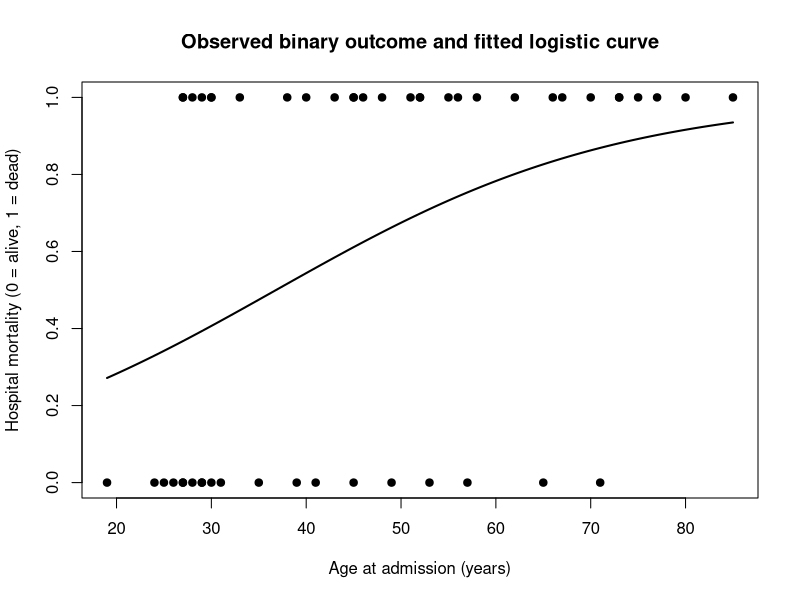
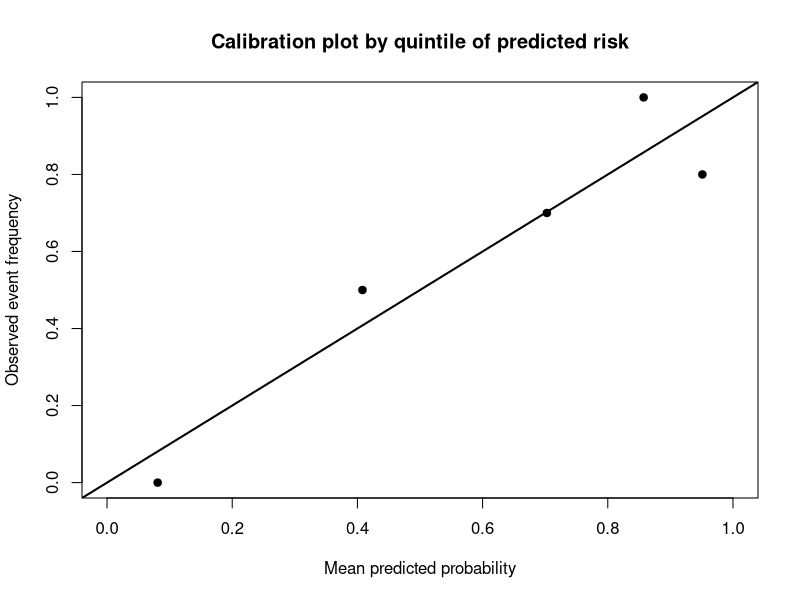

The R source for these figures, in order:
## ---- chunk 1
knitr::opts_chunk$set(
  echo = TRUE,
  message = FALSE,
  warning = FALSE,
  fig.align = "center"
)
## ---- chunk 2
# Install once if necessary:
# install.packages("readxl")

library(readxl)
library(knitr)
## ---- chunk 3
data <- read_excel("data.xlsx", sheet = "Data") 

## ---- chunk 4
# Number of rows and columns.
dim(data)

# Variable names.
names(data)

# First six records.
head(data)
## ---- chunk 5

expected_variables <- c(
  "patient", "age", "saps_3", "creatinine",
  "chronic_kidney_disease", "outcome"
)

analysis_data <- data[, expected_variables]

# Convert continuous variables to numeric.
analysis_data$age <- as.numeric(analysis_data$age)
analysis_data$saps_3 <- as.numeric(analysis_data$saps_3)
analysis_data$creatinine <- as.numeric(analysis_data$creatinine)
analysis_data$chronic_kidney_disease <- factor(
  analysis_data$chronic_kidney_disease,
  levels = c(0, 1),
  labels = c("No", "Yes")
)

# Keep complete observations for this educational demonstration.
analysis_data <- analysis_data[complete.cases(analysis_data), ]
## ---- chunk 6
descriptive_table <- data.frame(
  Characteristic = c(
    "Sample size",
    "Age, mean (SD), years",
    "SAPS 3, mean (SD)",
    "Creatinine, median (IQR), mg/dL",
    "Chronic kidney disease, n (%)",
    "Hospital mortality, n (%)"
  ),
  Value = c(
    nrow(analysis_data),
    paste0(round(mean(analysis_data$age), 1), " (", round(sd(analysis_data$age), 1), ")"),
    paste0(round(mean(analysis_data$saps_3), 1), " (", round(sd(analysis_data$saps_3), 1), ")"),
    paste0(
      round(median(analysis_data$creatinine), 2), " (",
      round(quantile(analysis_data$creatinine, 0.25), 2), " to ",
      round(quantile(analysis_data$creatinine, 0.75), 2), ")"
    ),
    paste0(
      sum(analysis_data$chronic_kidney_disease == "Yes"), " (",
      round(100 * mean(analysis_data$chronic_kidney_disease == "Yes"), 1), "%)"
    ),
    paste0(
      sum(analysis_data$outcome == 1), " (",
      round(100 * mean(analysis_data$outcome == 1), 1), "%)"
    )
  )
)

knitr::kable(descriptive_table, caption = "Descriptive characteristics of the analytic dataset")
## ---- chunk 7
age_only_model <- glm(outcome ~ age, data = analysis_data, family = binomial)

plot(
  analysis_data$age,
  analysis_data$outcome,
  xlab = "Age at admission (years)",
  ylab = "Hospital mortality (0 = alive, 1 = dead)",
  main = "Observed binary outcome and fitted logistic curve",
  pch = 19
)
age_grid <- data.frame(
  age = seq(min(analysis_data$age), max(analysis_data$age), length.out = 100)
)
age_grid$predicted_probability <- predict(
  age_only_model,
  newdata = age_grid,
  type = "response"
)
lines(age_grid$age, age_grid$predicted_probability, lwd = 2)
## ---- chunk 8
unadjusted_model <- glm(
  outcome ~ age,
  data = analysis_data,
  family = binomial
)

unadj_coef <- summary(unadjusted_model)$coefficients
unadj_ci_log <- confint.default(unadjusted_model, level = 0.95)

unadjusted_results <- data.frame(
  Term = rownames(unadj_coef),
  Coefficient_log_odds = unadj_coef[, "Estimate"],
  Standard_error = unadj_coef[, "Std. Error"],
  OR = exp(unadj_coef[, "Estimate"]),
  CI_low = exp(unadj_ci_log[, 1]),
  CI_high = exp(unadj_ci_log[, 2]),
  P_value = unadj_coef[, "Pr(>|z|)"]
)

knitr::kable(unadjusted_results, digits = 4, caption = "Unadjusted logistic regression for hospital mortality")
## ---- chunk 9
adjusted_model <- glm(
  outcome ~ age + saps_3 + creatinine + chronic_kidney_disease,
  data = analysis_data,
  family = binomial
)

adj_coef <- summary(adjusted_model)$coefficients
adj_ci_log <- confint.default(adjusted_model, level = 0.95)

adjusted_results <- data.frame(
  Term = rownames(adj_coef),
  Coefficient_log_odds = adj_coef[, "Estimate"],
  Standard_error = adj_coef[, "Std. Error"],
  OR = exp(adj_coef[, "Estimate"]),
  CI_low = exp(adj_ci_log[, 1]),
  CI_high = exp(adj_ci_log[, 2]),
  P_value = adj_coef[, "Pr(>|z|)"]
)

knitr::kable(adjusted_results, digits = 4, caption = "Adjusted logistic regression for hospital mortality")
## ---- chunk 10
age_beta <- coef(adjusted_model)["age"]
age_se <- summary(adjusted_model)$coefficients["age", "Std. Error"]

age_10_year_table <- data.frame(
  Measure = "Adjusted odds ratio for age per 10-year increase",
  OR = exp(10 * age_beta),
  CI_low = exp(10 * (age_beta - 1.96 * age_se)),
  CI_high = exp(10 * (age_beta + 1.96 * age_se))
)

knitr::kable(age_10_year_table, digits = 3, caption = "Age effect rescaled to a 10-year increase")
## ---- chunk 11
new_patients <- data.frame(
  age = c(45, 65, 80),
  saps_3 = c(35, 55, 75),
  creatinine = c(0.9, 1.3, 2.0),
  chronic_kidney_disease = factor(c("No", "No", "Yes"), levels = c("No", "Yes"))
)

new_patients$predicted_probability <- predict(
  adjusted_model,
  newdata = new_patients,
  type = "response"
)

knitr::kable(new_patients, digits = 3, caption = "Predicted probability of hospital mortality for selected patient profiles")
## ---- chunk 12
comparison_table <- data.frame(
  Scenario = c("Uncommon outcome", "Common outcome"),
  Risk_unexposed = c(0.05, 0.30),
  Risk_exposed = c(0.10, 0.60)
)

comparison_table$Risk_ratio <- comparison_table$Risk_exposed / comparison_table$Risk_unexposed
comparison_table$Odds_ratio <-
  (comparison_table$Risk_exposed / (1 - comparison_table$Risk_exposed)) /
  (comparison_table$Risk_unexposed / (1 - comparison_table$Risk_unexposed))

knitr::kable(comparison_table, digits = 3, caption = "Difference between risk ratios and odds ratios")
## ---- chunk 13
analysis_data$predicted_probability <- predict(adjusted_model, type = "response")

ranked_predictions <- rank(analysis_data$predicted_probability)
n_event <- sum(analysis_data$outcome == 1)
n_nonevent <- sum(analysis_data$outcome == 0)
sum_ranks_event <- sum(ranked_predictions[analysis_data$outcome == 1])

c_statistic <- (sum_ranks_event - n_event * (n_event + 1) / 2) /
  (n_event * n_nonevent)

c_statistic_table <- data.frame(
  Measure = "C statistic / AUROC",
  Value = c_statistic
)

knitr::kable(c_statistic_table, digits = 3, caption = "Discrimination of the adjusted logistic regression model")
## ---- chunk 14
analysis_data$risk_group <- cut(
  rank(analysis_data$predicted_probability, ties.method = "first"),
  breaks = quantile(
    rank(analysis_data$predicted_probability, ties.method = "first"),
    probs = seq(0, 1, 0.2),
    names = FALSE
  ),
  include.lowest = TRUE,
  labels = paste0("Quintile ", 1:5)
)

calibration_table <- aggregate(
  cbind(observed = outcome, predicted = predicted_probability) ~ risk_group,
  data = analysis_data,
  FUN = mean
)

calibration_n <- aggregate(
  outcome ~ risk_group,
  data = analysis_data,
  FUN = length
)

calibration_table$n <- calibration_n$outcome

knitr::kable(calibration_table, digits = 3, caption = "Observed and predicted mortality by quintile of predicted risk")
## ---- chunk 15
plot(
  calibration_table$predicted,
  calibration_table$observed,
  xlim = c(0, 1),
  ylim = c(0, 1),
  xlab = "Mean predicted probability",
  ylab = "Observed event frequency",
  main = "Calibration plot by quintile of predicted risk",
  pch = 19
)
abline(0, 1, lwd = 2)
## ---- chunk 16
format_p <- function(p) {
  ifelse(p < 0.001, "<0.001", sprintf("%.3f", p))
}

unadj_age <- unadjusted_results[unadjusted_results$Term == "age", ]
adj_age <- adjusted_results[adjusted_results$Term == "age", ]
adj_saps <- adjusted_results[adjusted_results$Term == "saps_3", ]


final_summary_table <- data.frame(
  Analysis = c(
    "Unadjusted logistic regression: age",
    "Adjusted logistic regression: age",
    "Adjusted logistic regression: SAPS 3",
    "Adjusted model C statistic"
  ),
  Estimate = c(
    sprintf("OR %.3f", unadj_age$OR),
    sprintf("OR %.3f", adj_age$OR),
    sprintf("OR %.3f", adj_saps$OR),
    sprintf("%.3f", c_statistic)
  ),
  Confidence_interval = c(
    paste0("95% CI ", sprintf("%.3f", unadj_age$CI_low), " to ", sprintf("%.3f", unadj_age$CI_high)),
    paste0("95% CI ", sprintf("%.3f", adj_age$CI_low), " to ", sprintf("%.3f", adj_age$CI_high)),
    paste0("95% CI ", sprintf("%.3f", adj_saps$CI_low), " to ", sprintf("%.3f", adj_saps$CI_high)),
    "Not applicable"
  ),
  P_value = c(
    format_p(unadj_age$P_value),
    format_p(adj_age$P_value),
    format_p(adj_saps$P_value),
    "Not applicable"
  )
)

knitr::kable(final_summary_table, caption = "Final summary of logistic regression analyses")
